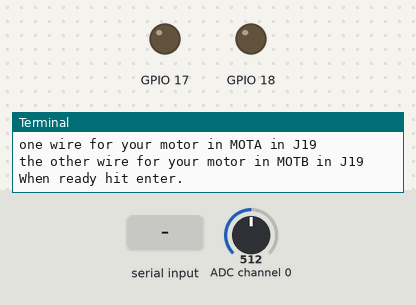
Bench run of a program on a simulated Raspberry Pi (BCM pin numbers). Parts: output pins drawn as LEDs (lit = HIGH), the last lines printed to the terminal. The inputs (shaded band) are chosen by the test bench; at power-on: ADC channel 0 = 512 (analog values on the 0–1023 scale). At 31.4 s the program stops and its outputs stay as they are.

Above: at 1.2 s.
1.3 s: "1" typed at the terminal, then Enter
At 2.2 s:
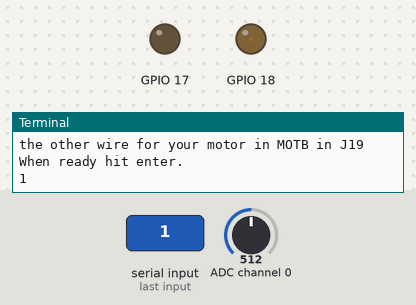
2.8 s: ADC channel 0 set to 716
At 3.4 s:
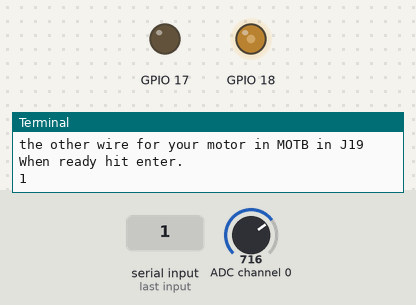
4.3 s: ADC channel 0 set to 900
At 4.7 s:
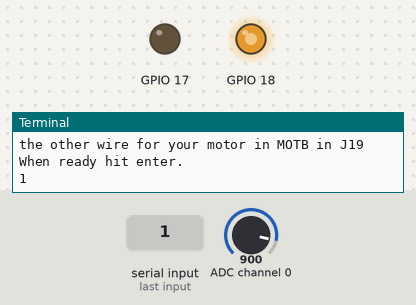
5.8 s: ADC channel 0 set to 511
At 7.0 s:
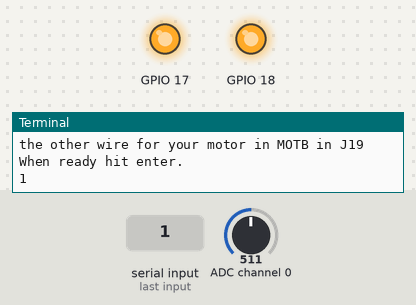
7.3 s: ADC channel 0 set to 306
At 8.3 s:
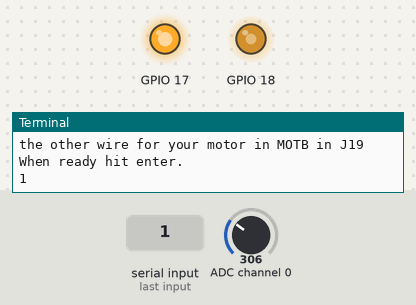
8.8 s: ADC channel 0 set to 122
At 9.6 s:
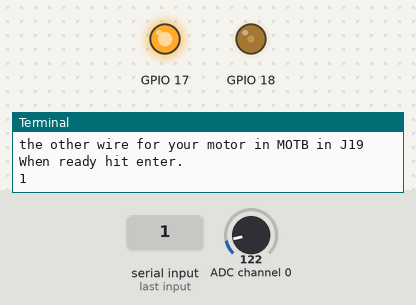
Timing chart, 0 to 32.9 s (numbered marks = the images above; inputs shaded):
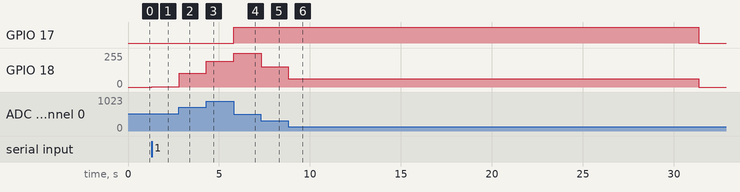

Measured:
- after the input at 1.3 s, GPIO 18: 0/255 → 1/255 at once
- after the input at 2.8 s, GPIO 18: 1/255 → 102/255 at once
- after the input at 4.3 s, GPIO 18: 102/255 → 193/255 at once
- after the input at 5.8 s, GPIO 17: LOW → HIGH at once; GPIO 18: 193/255 → 255/255 at once
- after the input at 7.3 s, GPIO 18: 255/255 → 153/255 at once
- after the input at 8.8 s, GPIO 18: 153/255 → 61/255 at once, → 0/255 22.5 s later

The program:

potmot-wp.py
```python
#!/usr/bin/python2.7
# Python 2.7 version by Alex Eames of http://RasPi.TV
# functionally equivalent to the Gertboard potmot test by
# Gert Jan van Loo & Myra VanInwegen
# Use at your own risk - I'm pretty sure the code is harmless, but you are
# responsible for checking  it yourself.
# This will not work unless you have installed py-spidev and wiringpi for Python
# as described in the README.txt file. SPI must also be enabled on your system

# This is a simplified combination of the atod.py and motor-wp.py programs.
# The potentiometer position (read by the ADC) determines
# motor direction and speed (PWM value)
# Middle value = no movement. 1023 = Max one way, 0 = Max the other way.

from __future__ import print_function
import spidev
from time import sleep
import wiringpi

wiringpi.wiringPiSetupGpio()                # Initialise wiringpi GPIO
wiringpi.pinMode(18,2)                      # Set up GPIO 18 to PWM mode
wiringpi.pinMode(17,1)                      # GPIO 17 to output
wiringpi.digitalWrite(17, 0)                # port 17 off for rotation one way
wiringpi.pwmWrite(18,0)                     # set pwm to zero initially

def get_adc(channel):                     # read SPI data from MCP3002 chip
    if ((channel > 1) or (channel < 0)):  # Only channels 0 and 1 else return -1
        return -1
    r = spi.xfer2([1,(2+channel)<<6,0])   # these two lines explained at end
    ret = ((r[1]&31) << 6) + (r[2] >> 2)
    return ret

def reset_ports():                          # resets the ports for a safe exit
    wiringpi.pwmWrite(18,0)                 # set pwm to zero
    wiringpi.digitalWrite(18, 0)            # ports 17 & 18 off
    wiringpi.digitalWrite(17, 0)
    wiringpi.pinMode(17,0)                  # set ports back to input mode
    wiringpi.pinMode(18,0)

channel = iterations = 0                    # set ADC channel to 0

print ("These are the connections for the potentiometer - motor test:")
print ("jumper connecting GP11 to SCLK")
print ("jumper connecting GP10 to MOSI")
print ("jumper connecting GP9 to MISO")
print ("jumper connecting GP8 to CSnA")
print ("Potentiometer connections:")
print ("  (call 1 and 3 the ends of the resistor and 2 the wiper)")
print ("  connect 3 to 3V3")
print ("  connect 2 to AD%d" % channel);
print ("  connect 1 to GND")
print ("Motor connections:")
print ("GP17 in J2 --- MOTB (just above GP1)")
print ("GP18 in J2 --- MOTA (just above GP4)")
print ("+ of external power source --- MOT+ in J19")
print ("ground of external power source --- GND (any)")
print ("one wire for your motor in MOTA in J19")
print ("the other wire for your motor in MOTB in J19")
raw_input("When ready hit enter.\n")

spi = spidev.SpiDev()
spi.open(0,0)         # The Gertboard ADC is on SPI channel 0 (CE0 - aka GPIO8)

try:
    while iterations < 600:
        adc_value = (get_adc(channel))  # read ADC voltage to control motor

        if adc_value > 511:                 # above half-way on the pot
            wiringpi.digitalWrite(17, 0)    # motor spins one way
            pwm = (adc_value - 511) * 2 -1
        else:                               # below half-way on the pot
            wiringpi.digitalWrite(17, 1)    # motor spins the other way
            pwm = adc_value * 2 + 1

        wiringpi.pwmWrite(18, pwm)          # send PWM value to port 18

        sleep(0.05)        # need a delay
        iterations += 1    # limit duration of program run to 30s [600 * 0.05]

except KeyboardInterrupt:                   # trap a CTRL+C keyboard interrupt
    reset_ports()                           # reset ports on interrupt

reset_ports()       # reset ports on normal exit

# SPI communication based on a code snippet anonymously posted here...
# http://proxy.obd2tool.com/index.php?url=1n151A1t1r1r1D1z0I1CyX1s0UyGyFyMyb1v121t1lyd0Kyj1tyN1xya

# EXPLANATION of
# r = spi.xfer2([1,(2+channel)<<6,0])
# Send start bit, sgl/diff, odd/sign, MSBF
# channel = 0 sends 0000 0001 1000 0000 0000 0000
# channel = 1 sends 0000 0001 1100 0000 0000 0000
# sgl/diff = 1; odd/sign = channel; MSBF = 0

# EXPLANATION of
# ret = ((r[1]&31) << 6) + (r[2] >> 2)
# spi.xfer2 returns same number of 8-bit bytes as sent. In this case, three
# 8-bit bytes are returned. We must then parse out the correct 10-bit byte
# from the 24 bits returned. The above line discards all bits but the 10 data
# bits from the center of the last 2 bytes: XXXX XXXX - XXXX DDDD - DDDD DDXX
```
